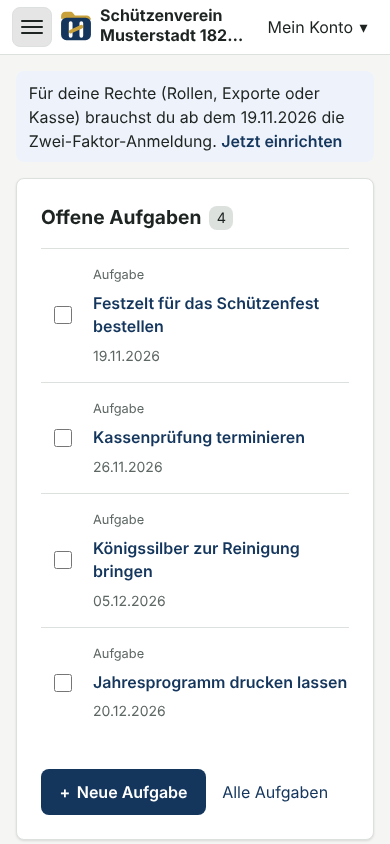
#> input picture backend/shots/c1_.png, 390 x 844 px
$ python -i filecheck.py   (imports and definitions only)
#> lines starting #> are read from the running program, lines starting #| are printed output that depends on the picture; after the words box and inside, x2 and y2 are one past the last pixel; in counts of white or black regions, pixels touching at a corner belong together
#> further down, picture is the input picture: PIL image 390x844 RGB; mean R, G, B 238.1, 240.2, 242
"""Gemeinsame Prüfung hochgeladener und importierter Dateien.

Die Dateiart wird immer aus dem Inhalt bestimmt, nie aus Dateiname oder einer
mitgelieferten Angabe. Logos werden dekodiert und als PNG neu geschrieben, damit
unter ``/media`` nur echte Bilder liegen.
"""

from __future__ import annotations

import io
import struct
import zlib

from django.core.exceptions import ValidationError
from django.utils.translation import gettext
from PIL import Image, ImageChops, ImageDraw, ImageFilter, UnidentifiedImageError

MAX_LOGO_PIXELS = 25_000_000
LOGO_MAX_SIDE = 1024
# MPO = JPEG mit Zusatzbildern (iPhone-Fotos mit HDR- oder Tiefenkarte); Pillow
# meldet sie nicht als JPEG, öffnet aber das Hauptbild wie ein JPEG (Ralf 02.11.).
JPEG_FORMATS = {"JPEG", "MPO"}
LOGO_FORMATS = {"PNG", "WEBP"} | JPEG_FORMATS

# Womit Pillow ein beschädigtes oder bösartiges Bild ablehnt. Nicht nur UnidentifiedImageError
# und OSError: Eine PNG-Datei mit kaputtem Abschnitt meldet verify() als SyntaxError, andere
# Leser als EOFError, struct.error oder zlib.error. Wer ein fremdes Bild öffnet, fängt
# BILD_FEHLER und lehnt mit eigener Meldung ab (tests/test_zufall_dateileser.py).
BILD_FEHLER = (
    UnidentifiedImageError,
    Image.DecompressionBombError,
    OSError,
    ValueError,
    SyntaxError,
    EOFError,
    OverflowError,
    struct.error,
    zlib.error,
)

# HEIC/HEIF (iPhone-Standard) kann Pillow nicht lesen; Kennung im ftyp-Kasten
HEIC_BRANDS = {b"heic", b"heix", b"hevc", b"hevx", b"heim", b"heis", b"mif1", b"msf1"}


def is_heic(head: bytes) -> bool:
    """Erkennt HEIC/HEIF am Dateianfang (für eine verständliche Fehlermeldung)."""
    return head[4:8] == b"ftyp" and head[8:12] in HEIC_BRANDS


# [6 lines left out: function heic_message, not called in this run]


# Dateianfang → Dateiart
MAGIC: tuple[tuple[bytes, str], ...] = (
    (b"%PDF-", "application/pdf"),
    (b"\xff\xd8\xff", "image/jpeg"),
    (b"\x89PNG\r\n\x1a\n", "image/png"),
    (b"GIF87a", "image/gif"),
    (b"GIF89a", "image/gif"),
)

# Diese Dateiarten darf der Browser direkt anzeigen; alles andere nur als Download.
INLINE_SAFE = {
    "application/pdf",
    "image/jpeg",
    "image/png",
    "image/webp",
    "image/gif",
    "image/heic",
    "image/heif",
}


# [40 lines left out: functions sniff, clean_logo, not called in this run]


# Ab diesem Abstand zu reinem Weiß gilt ein Pixel nicht mehr als Hintergrund
# (fängt JPEG-Rauschen ab). Im Saum werden Pixel bis EDGE_TOL nach Helligkeit
# teilweise durchsichtig, damit kein weißer Rand bleibt.
WHITE_TOL = 24
EDGE_TOL = 90


def remove_white_background(img: Image.Image) -> Image.Image:
    """Macht weißen Hintergrund durchsichtig, der vom Bildrand aus erreichbar ist.

    Weiße Flächen innerhalb des Wappens bleiben. Ist der Rand schon durchsichtig,
    bleibt das Bild unverändert. Nur Pillow, kein Fremddienst.
    """
    img = img.convert("RGBA")
    w, h = img.size
#> w = 390; h = 844
    alpha = img.getchannel("A")
#> alpha: PIL image 390x844 L; every value is 255
    edge = [alpha.getpixel((x, y)) for x in range(w) for y in (0, h - 1)]
#> edge = 780 values from 255 to 255
    edge += [alpha.getpixel((x, y)) for y in range(h) for x in (0, w - 1)]
#> edge = 2468 values from 255 to 255
    if min(edge) < 250:
        return img
    r, g, b, _ = img.split()
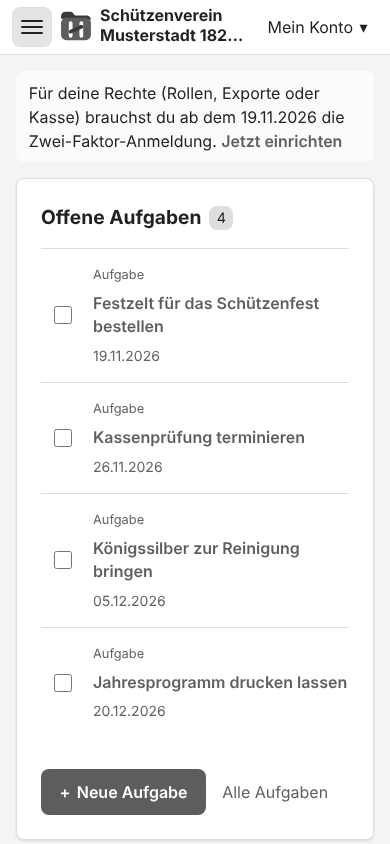
#> b: PIL image 390x844 L; min 33, max 255, mean 242
    light = ImageChops.darker(ImageChops.darker(r, g), b)  # kleinster Farbkanal
    white = light.point(lambda v: 255 if v >= 255 - WHITE_TOL else 0)
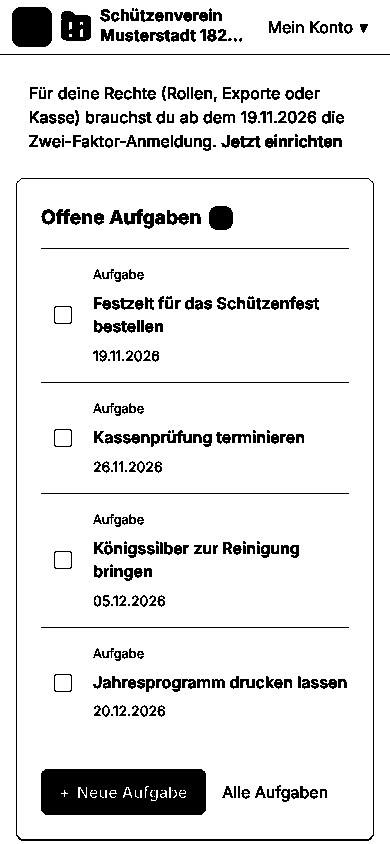
#> white: PIL image 390x844 L; 90.2% white; 351 black regions (45 under 20 px), largest, box (x1, y1, x2, y2) and area: (41, 769, 206, 815) 7191, (16, 178, 374, 841) 2380, (12, 7, 52, 47) 1532
    # Mit weißem Rahmen füllen, damit alle Randstücke zusammenhängen
    padded = Image.new("L", (w + 2, h + 2), 255)
#> padded: PIL image 392x846 L; every value is 255
    padded.paste(white, (1, 1))
#> padded: PIL image 392x846 L; 90.3% white; 351 black regions (45 under 20 px), largest, box (x1, y1, x2, y2) and area: (42, 770, 207, 816) 7191, (17, 179, 375, 842) 2380, (13, 8, 53, 48) 1532
    ImageDraw.floodfill(padded, (0, 0), 128, thresh=0)
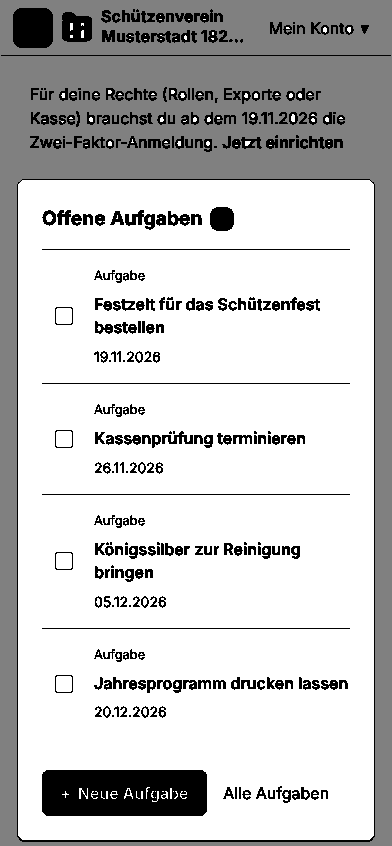
#> padded: PIL image 392x846 L; min 0, max 255, mean 198.2
    bg = padded.crop((1, 1, w + 1, h + 1)).point(lambda v: 255 if v == 128 else 0)
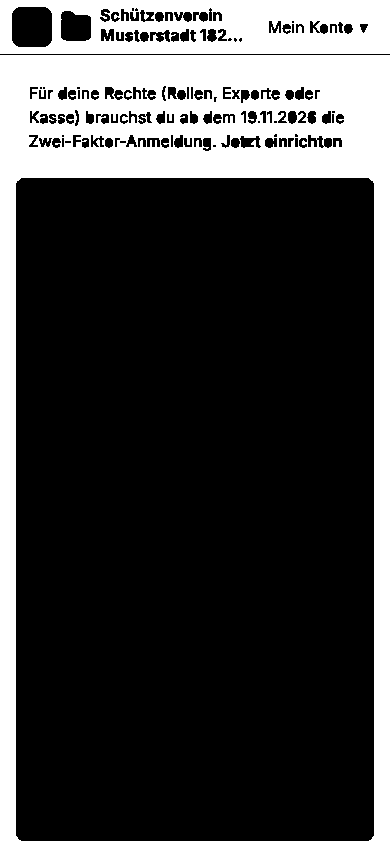
#> bg: PIL image 390x844 L; 24.7% white; 2 white regions, box (x1, y1, x2, y2) and area: (0, 55, 390, 844) 64939, (0, 0, 390, 54) 16439
    if not bg.getbbox():
        return img
    fringe = ImageChops.subtract(bg.filter(ImageFilter.MaxFilter(5)), bg)
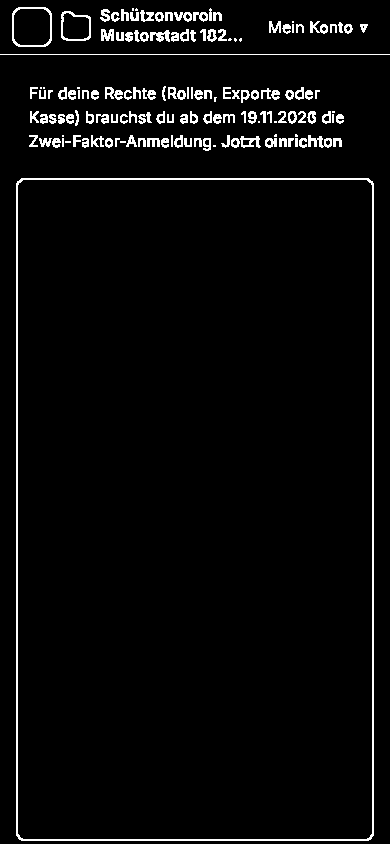
#> fringe: PIL image 390x844 L; 3.7% white in thin lines or dots
    soft = light.point(lambda v: max(0, min(255, round((255 - v) * 255 / EDGE_TOL))))
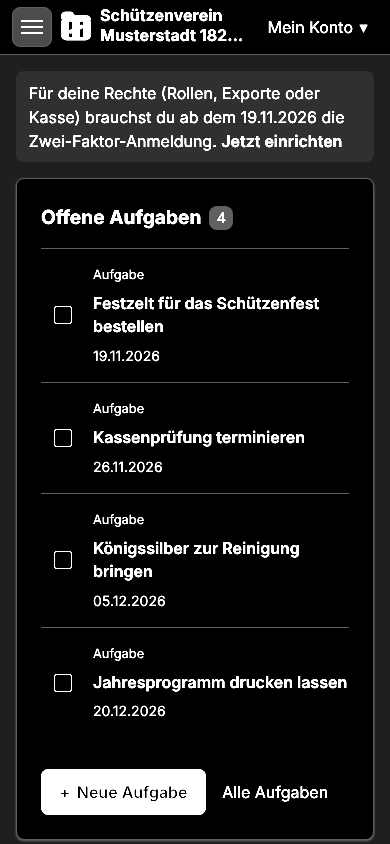
#> soft: PIL image 390x844 L; min 0, max 255, mean 28.5
    new_alpha = ImageChops.multiply(alpha, ImageChops.invert(bg))
    new_alpha = Image.composite(ImageChops.darker(new_alpha, soft), new_alpha, fringe)
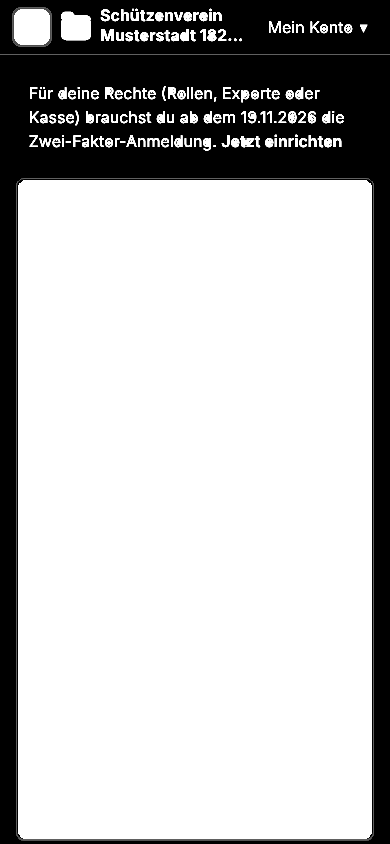
#> new_alpha: PIL image 390x844 L; min 0, max 255, mean 188.5
    img.putalpha(new_alpha)
    return img


# [10 lines left out: functions is_image, image_message, not called in this run]


SANDBOX_CSP = "default-src 'none'; img-src 'self'; sandbox"
# Antworten, die auch mit Dateinamen keine Sandbox bekommen: PDF zeigt der Browser sonst nicht
# an, JSON und HTML sind Antworten der Anwendung selbst
NO_SANDBOX = ("application/pdf", "application/json", "text/html")


# [4 lines left out: function inline_type, not called in this run]


class SafeFileMiddleware:
    """Ausgelieferte Dateien nie als aktive Seite auf der Anwendungsadresse.

    Dateiarten außerhalb von ``INLINE_SAFE`` kommen nur als Download; alles außer
    PDF bekommt zusätzlich eine CSP ohne Skripte (``sandbox``). PDF bleibt ohne
    ``sandbox``, weil Browser PDFs sonst nicht anzeigen.
    """

    def __init__(self, get_response):
        self.get_response = get_response

    # [22 lines left out: function __call__, not called in this run]

>>> from PIL import Image
>>> picture = Image.open('../shots/c1_.png')
>>> result = remove_white_background(picture)
